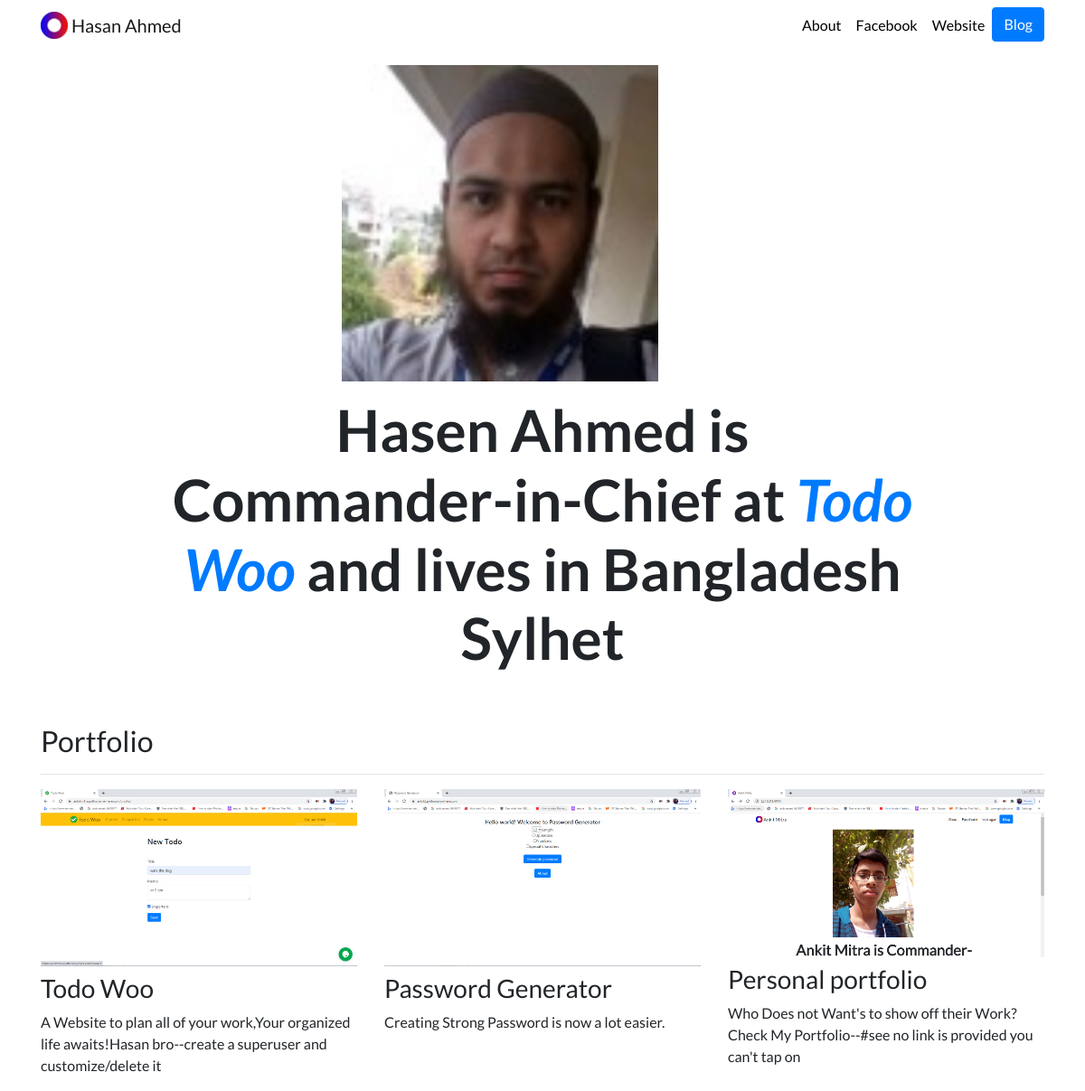
The page / on the database its author committed.
### portfolio/models.py (models this page shows, shortened)
class Project(models.Model):
    title = models.CharField(max_length=100)
    description = models.CharField(max_length=250)
    image = models.ImageField(upload_to='portfolio/images/')
    url = models.URLField(blank=True)

### portfolio/views.py (the view)
# urls.py: 2. Add a URL to urlpatterns:  path('', views.home, name='home')
def home(request):
    projects = Project.objects.all()
    return render(request, 'portfolio/home.html', {'projects':projects})

### portfolio/templates/portfolio/home.html
{% extends "portfolio/base.html" %}
{% load static %}
{% block content %}
<div class="row justify-content-center my-3">
  <div class="col-5">
    <img src="{% static 'portfolio/hasan.jpg' %}" class="img-fluid" width="350" height="250">
  </div>
</div>
<div class="row justify-content-center mb-3">
  <div class="col-md-9 text-center">
    <h1 id="hometext" class="font-weight-bold">Hasen Ahmed is Commander-in-Chief at <i><a href="https://ankitmitra.pythonanywhere.com">Todo Woo</TodoWoo></a></i> and lives in Bangladesh  Sylhet</h1>
  </div>
</div>
<h2 class="mt-5">Portfolio</h2>
<hr>
<div class="row">
  {% for project in projects %}
  <div class="col-lg-4 col-md-6">
    {% if project.url %}
    <a href="{{ project.url }}">
      <img src="{{ project.image.url }}" class="img-fluid mb-2">
    </a>
    {% else %}
    <img src="{{ project.image.url }}" class="img-fluid mb-2">
    {% endif %}
    <h3>{{ project.title }}</h3>
    <p>{{ project.description }}</p>
  </div>
  {% endfor %}
</div>
{% endblock %}

### portfolio/templates/portfolio/base.html (shortened to what this page needs)
{% load static %}
<!doctype html>
<html lang="en">
<head>
  <link rel="stylesheet" href="https://stackpath.bootstrapcdn.com/bootstrap/4.4.1/css/bootstrap.min.css">
  <link rel="stylesheet" href="{% static "portfolio/custom.css" %}">
</head>
<body>
  <nav id="topNav" class="navbar navbar-expand-md navbar-light">
    <div class="container">
      <a class="navbar-brand" href="{% url 'home' %}">
        <img src="{% static "portfolio/Logo.png" %}" width="30" height="30" class="d-inline-block align-top" alt="Nick's Logo">
        <span>Hasan Ahmed</span>
      </a>
      <div class="collapse navbar-collapse text-center" id="navbarNav">
        <ul class="navbar-nav ml-auto">
          <li class="nav-item">
            <a class="nav-link" href="{% url 'about' %}">About</a>
          </li>
          <li class="nav-item">
            <a class="nav-link" href="https://www.facebook.com/din.omar.77312/" target="_blank">Facebook</a>
          </li>
          <li class="nav-item">
            <a class="nav-link" href="#">Website</a>
          </li>
          <li>
            <a role="button" href="{% url 'blog:all_blogs' %}" class="btn btn-primary">Blog</a>
          </li>
        </ul>
      </div>
    </div>
  </nav>
  <div class="container">
    {% block content %}{% endblock %}
  </div>
</body>
</html>

### portfolio/static/portfolio/custom.css (style rules this page uses)
.navbar-nav .nav-link { color: rgba(0,0,0,1) !important; }
body { font-family: 'Lato', sans-serif; }
@media (min-width: 992px) { #hometext { font-size: 4rem; } }

### rows shown on the page
Project: image (picture), title "Todo Woo", description "A Website to plan all of your work,Your organized life awaits!Hasan bro--create a superuser and customize/delete it"
Project: image (picture), title "Password Generator", description "Creating Strong Password is now a lot easier."
Project: image (picture), title "Personal portfolio", description "Who Does not Want's to show off their Work?Check My Portfolio--#see no link is provided you can't tap on"
